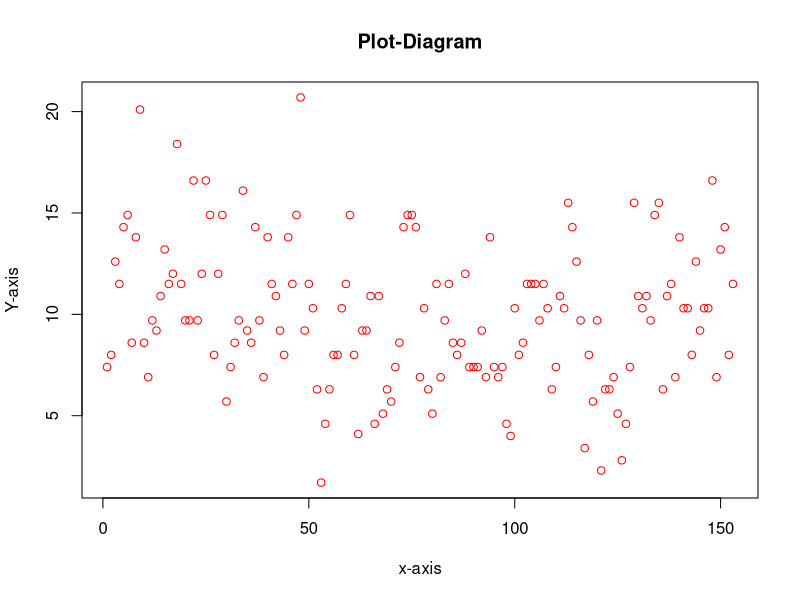
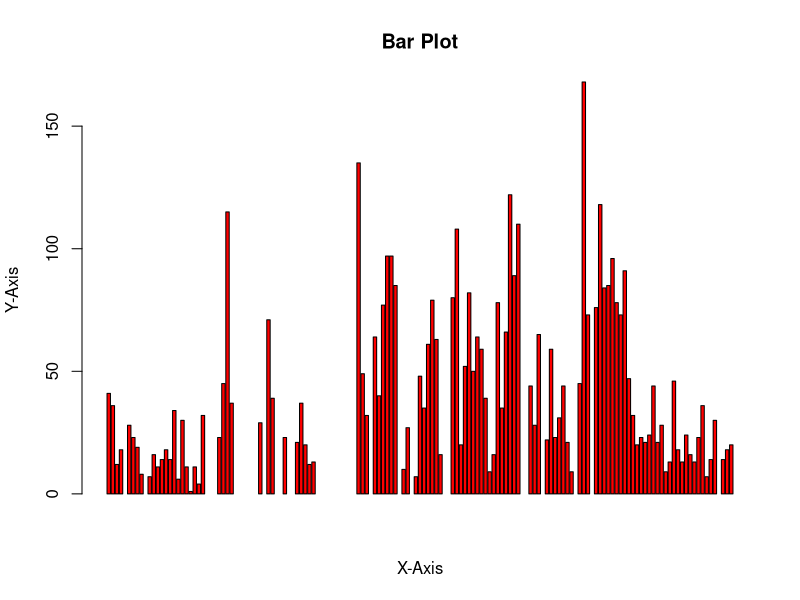
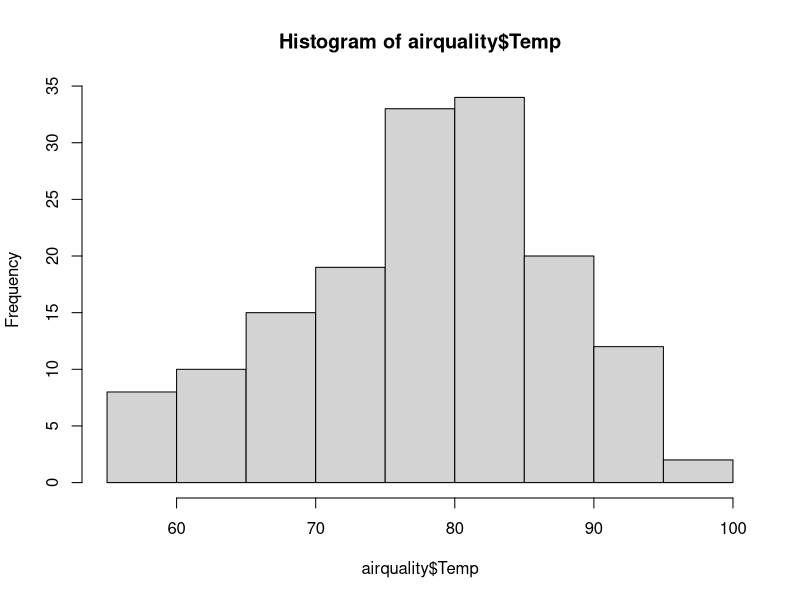
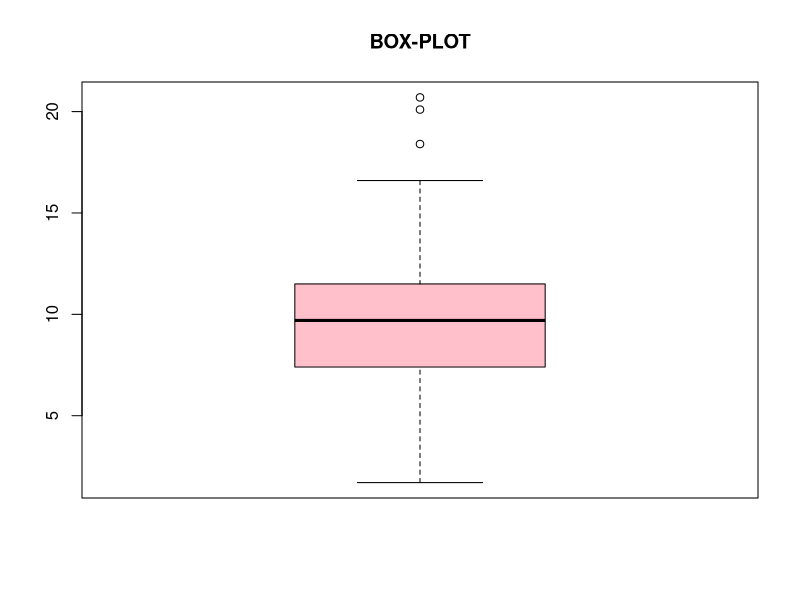
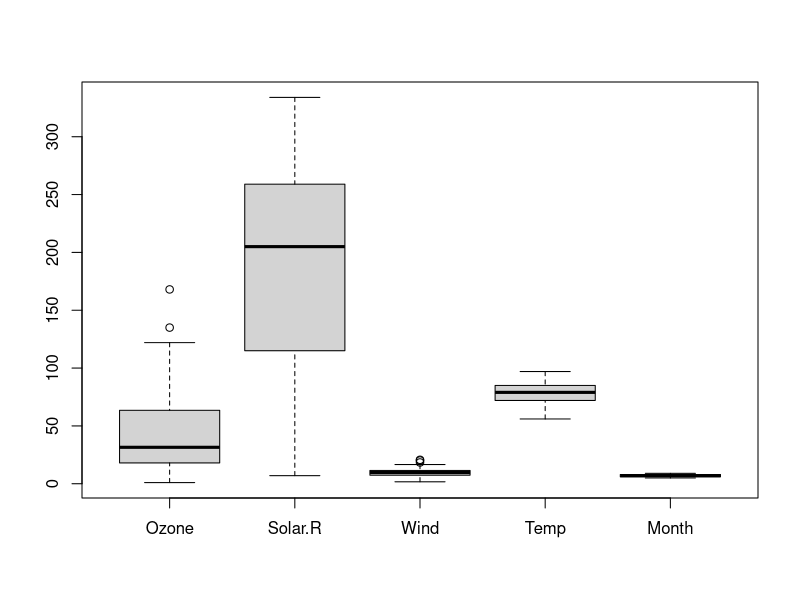

Write the R code that produced these figures, in order.
x <- c(1,2,3,4)
y = c(5,6,7,8)
x+y
x[1]
x[-2]
x
x<4
x[x<4] <- 6
x
y[2] <- 9
y

#Data Frames
df <- data.frame(x= 1:3, y = c("a","b","c") , z = c("x","y","z"))
df
#Slicing Data Frames
df[1,1]
df[1,c(1,2)]
df[c(1,3),2]
df[c(1,3),1]
df[c(1,3),c(1,2)]
df$z

airquality <- datasets::airquality
airquality
head(airquality,10)
tail(airquality,10)
airquality[,c(1,2)]
summary(airquality[,1])
summary(airquality$Temp)
plot(airquality$Wind,xlab = "x-axis",ylab = "Y-axis",main = "Plot-Diagram",col = "Red")
barplot(airquality$Ozone,xlab="X-Axis",ylab = "Y-Axis",main = "Bar Plot",col="red")
hist(airquality$Temp)
boxplot(airquality$Wind,main = "BOX-PLOT", col = "pink")
boxplot(airquality[,1:5])
